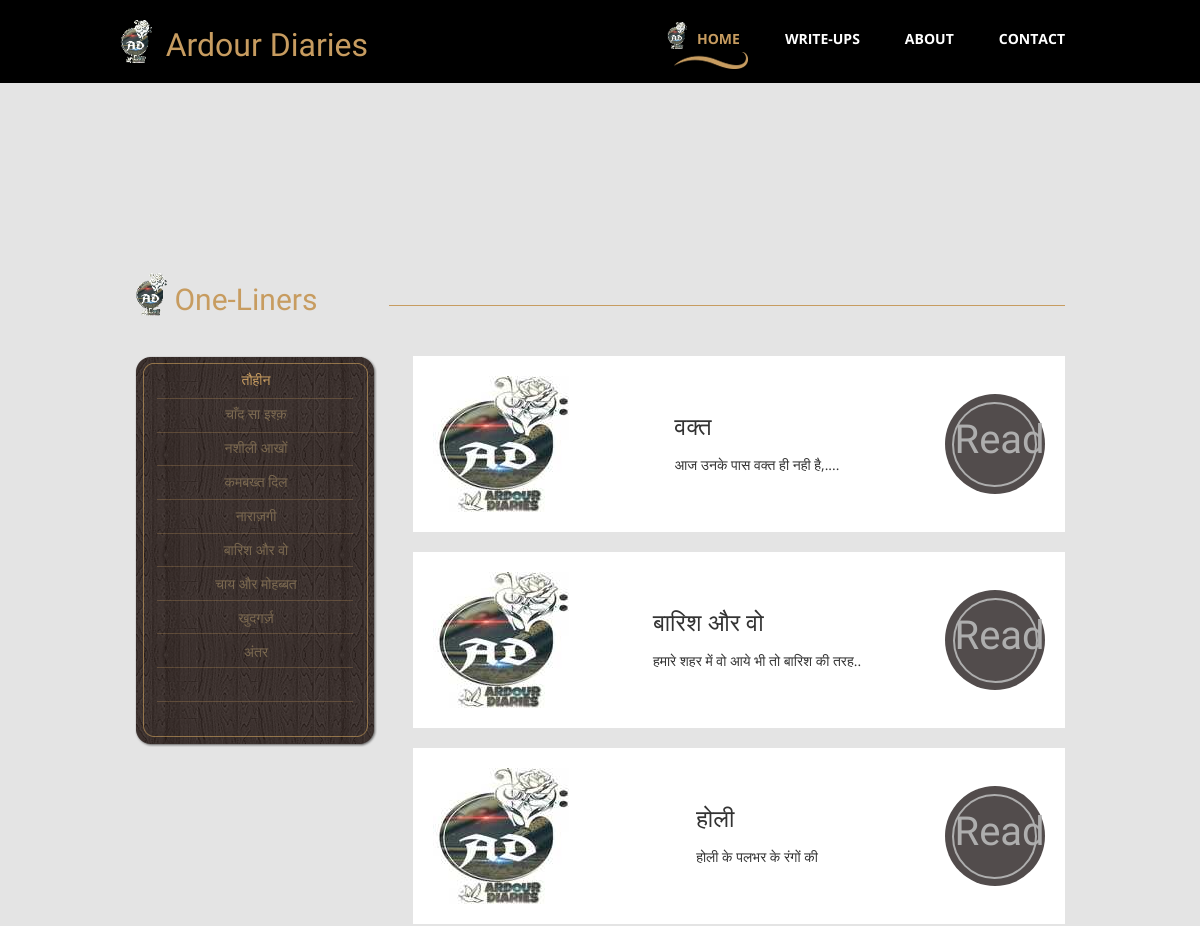
/oneliner/ (upper part), run on an earlier commit of the app's database.
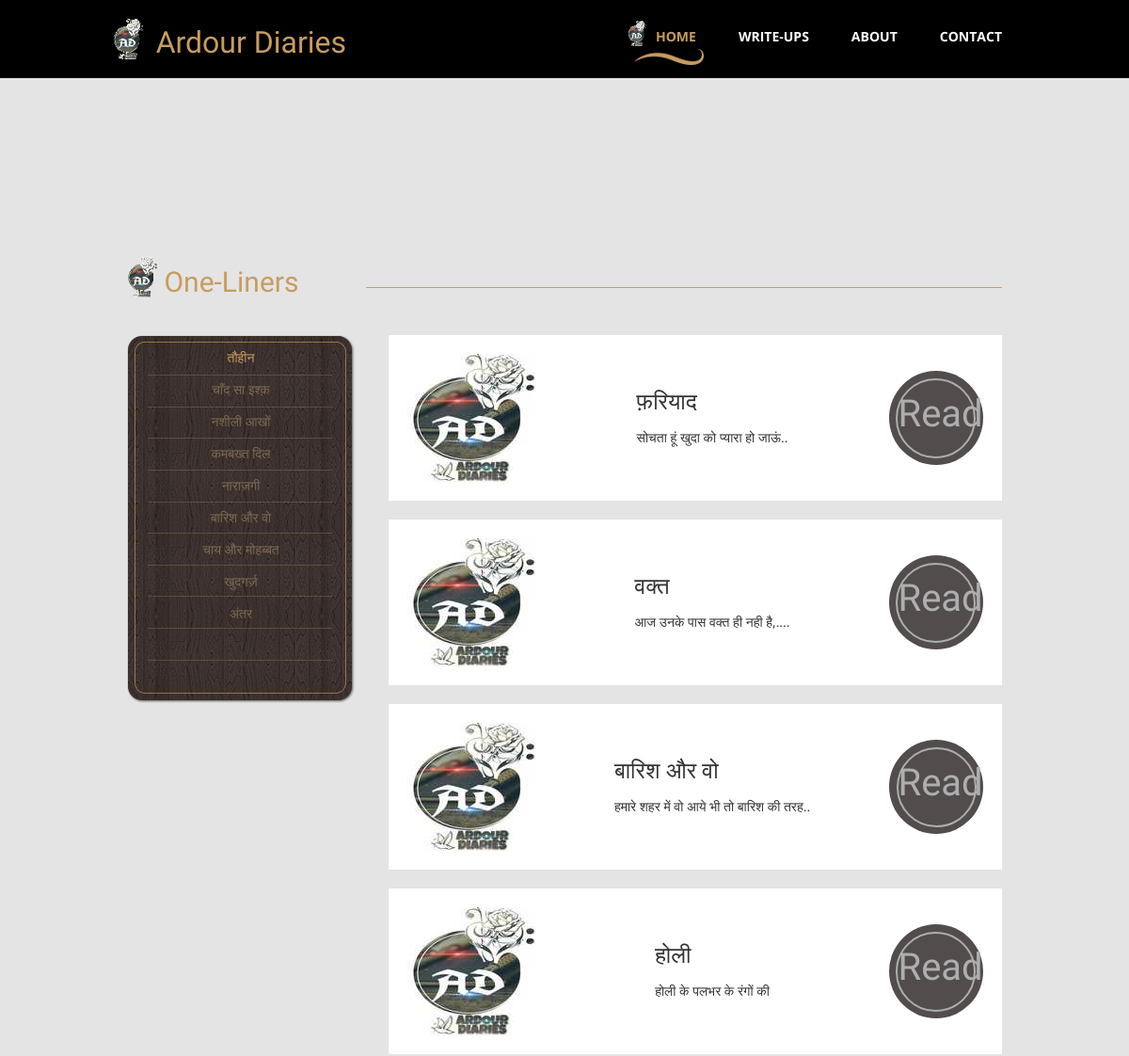
And on a later commit of the database.
### diaries/models.py (models this page shows, shortened)
class oneliners(models.Model):
    title = models.CharField(max_length=100, null=True)
    desc = models.TextField(max_length=500, null=True)
    content = models.TextField(max_length=5000, null=True)
    date_created = models.DateTimeField(auto_now_add=True, null=True)
    oneliners_image = models.ImageField(upload_to='oneliners',null=True, blank=True)
    insta_link = models.URLField(blank=True, null=True)
    fb_link = models.URLField(blank=True, null=True)
    class Meta:
        ordering = ["-date_created"]

### diaries/views.py (the view)
# urls.py: path('oneliner/', views.oneliner, name="oneliner"),
def oneliner(request):
    oneline = oneliners.objects.all()
    return render(request, "oneliner.html", {'oneline': oneline})

### templates/oneliner.html
{% extends 'main.html' %}
{% block content %}
{% load static %}
    <div class="tm-main-section light-gray-bg">
      <div class="container" id="main">
        <section class="tm-section row">
          <div class="col-lg-12 tm-section-header-container margin-bottom-30">
            <h2 class="tm-section-header gold-text tm-handwriting-font"><img src="{% static 'img/logo.png' %}" alt="Logo" class="tm-site-logo"> One-Liners</h2>
            <div class="tm-hr-container"><hr class="tm-hr"></div>
          </div>
          <div>
            <div class="col-lg-3 col-md-3">
              <div class="tm-position-relative margin-bottom-30">
                <nav class="tm-side-menu">
                  <ul>
                    <li><a href="/oneliner/onelines/1" class="active">तौहीन</a></li>
                    <li><a href="/oneliner/onelines/1">चाँद सा इश्क़</a></li>
                    <li><a href="/oneliner/onelines/1">नशीली आखों</a></li>
                    <li><a href="/oneliner/onelines/1">कमबख्त दिल</a></li>
                    <li><a href="/oneliner/onelines/1">नाराज़गी</a></li>
                    <li><a href="/oneliner/onelines/3">बारिश और वो</a></li>
                    <li><a href="/oneliner/onelines/1">चाय और मोहब्बत </a></li>
                    <li><a href="/oneliner/onelines/1">खुदगर्ज़</a></li>
                    <li><a href="/oneliner/onelines/1"> अंतर </a></li>
                  </ul>
                </nav>
                <img src="{% static 'img/vertical-menu-bg.png' %}" alt="Menu bg" class="tm-side-menu-bg">
              </div>
            </div>
            <div class="tm-menu-product-content col-lg-9 col-md-9">
              {% for i in oneline %}
              <div class="tm-product">
                <img src="{% static 'img/logo1.jpeg' %}" alt="Oneliner">
                <div class="tm-product-text">
                  <h3 class="tm-product-title">{{i.title}}</h3>
                  <p class="tm-product-description">{{i.desc}}</p>
                </div>
                <div class="tm-product-price">
                  <a href="/oneliner/onelines/{{i.id}}" class="tm-product-price-link tm-handwriting-font">Read</a>
                </div>
              </div>
              {% endfor %}
            </div>
          </div>
        </section>
      </div>
    </div>
    {% endblock %}

What changed in the data, as far as the page shows it:
added oneliners: title "फ़रियाद", desc "सोचता हूं खुदा को प्यारा हो जाऊं.."
